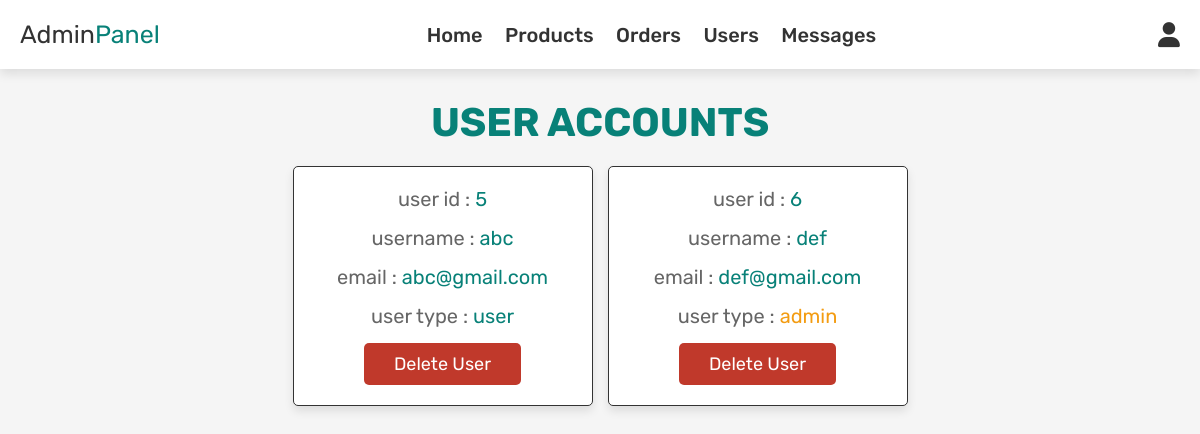
The app's page /project/admin_users.php (signed in) with its own data.
### tables this page shows
CREATE TABLE `users` (
  `id` int(100) NOT NULL,
  `name` varchar(100) NOT NULL,
  `email` varchar(100) NOT NULL,
  `password` varchar(100) NOT NULL,
  `user_type` varchar(20) NOT NULL DEFAULT 'user'
);

### project/admin_users.php (the view, shortened to what this page needs)
<?php
include 'config.php';
?>
<!DOCTYPE html>
<html lang="en">
<head>
   <link rel="stylesheet" href="https://cdnjs.cloudflare.com/ajax/libs/font-awesome/6.0.0/css/all.min.css">
   <link rel="stylesheet" href="css/admin_style2.css">
</head>
<body>
<?php include 'admin_header.php'; ?>
<section class="users">
   <h1 class="title"> user accounts </h1>
   <div class="box-container">
      <?php
         $select_users = mysqli_query($conn, "SELECT * FROM `users`") or die('query failed');
         while($fetch_users = mysqli_fetch_assoc($select_users)){
      ?>
      <div class="box">
         <p> user id : <span><?php echo $fetch_users['id']; ?></span> </p>
         <p> username : <span><?php echo $fetch_users['name']; ?></span> </p>
         <p> email : <span><?php echo $fetch_users['email']; ?></span> </p>
         <p> user type : <span style="color:<?php if($fetch_users['user_type'] == 'admin'){ echo 'var(--orange)'; } ?>"><?php echo $fetch_users['user_type']; ?></span> </p>
         <a href="admin_users.php?delete=<?php echo $fetch_users['id']; ?>" onclick="return confirm('delete this user?');" class="delete-btn">delete user</a>
      </div>
      <?php
         };
      ?>
   </div>
</section>
</body>
</html>

### project/css/admin_style2.css (style rules this page uses)
:root { --green: #088178; --red:#c0392b; --orange:#f39c12; --black:#333; --white:#fff; --light-color:#666; --light-white:#ccc; --light-bg:#f5f5f5; --border:.1rem solid var(--black); --box-shadow:0 .5rem 1rem rgba(0,0,0,.1); }
* { font-family: 'Rubik', sans-serif; margin:0; padding:0; box-sizing: border-box; outline: none; border:none; text-decoration: none; transition:all .2s linear; }
html { font-size: 62.5%; overflow-x: hidden; }
body { background-color: var(--light-bg); }
section { padding:3rem 2rem; }
.title { text-align: center; margin-bottom: 2rem; text-transform: uppercase; color:var(--black); font-size: 4rem; }
.btn, .option-btn, .delete-btn, .white-btn { display: inline-block; margin-top: 1rem; padding:1rem 3rem; cursor: pointer; color:var(--white); font-size: 1.8rem; border-radius: .5rem; text-transform: capitalize; }
.delete-btn { background-color: var(--red); }
.users h1 { color: var(--green); }
.users .box-container { display: grid; grid-template-columns: repeat(auto-fit, 30rem); justify-content: center; gap:1.5rem; max-width: 1200px; margin:0 auto; align-items: flex-start; }
.users .box-container .box { background-color: var(--white); padding:2rem; border:var(--border); box-shadow: var(--box-shadow); border-radius: .5rem; text-align: center; }
.users .box-container .box p { padding-bottom: 1.5rem; font-size: 2rem; color:var(--light-color); }
.users .box-container .box p span { color:var(--green); }
.users .box-container .box .delete-btn { margin-top: 0; }

### records on screen
users: id "5", name "abc", email "abc@gmail.com", user_type "user"
users: id "6", name "def", email "def@gmail.com", user_type "admin"
